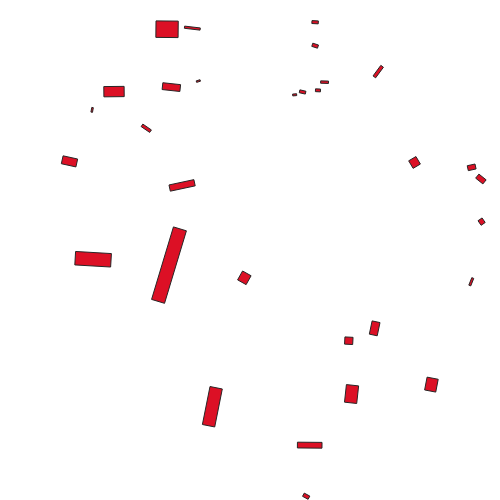
#> input picture IMAGES/PB/1/R1_T47QPB_20210228T034701_GT_20m.tif, 500 x 500 px; its folder holds 5 pictures in this run
$ jupyter execute --allow-errors LAB_3_DataPreparation.ipynb
#> lines starting #> are read from the running program, lines starting #| are printed output that depends on the picture; after the words box and inside, x2 and y2 are one past the last pixel; in counts of white or black regions, pixels touching at a corner belong together
# --------------------------------------- INITIALIZATION ---------------------------------------

# IMPORTING PYTHON PACKAGES

[cell 1]
from glob import glob ## It is utilized for managing file paths and different files within Python. For more details on its usage and functionalities, please refer to >>> docs.python.org/3/library/glob.html
import rasterio as rio ## It is a module used for handling satellite imagery and various geospatial data to extract numerical data from image data. For more information, please refer to >>> rasterio.readthedocs.io
import numpy as np ## It is used for creating multi-dimensional arrays. For more information, please refer to >>> numpy.org
import earthpy.plot as ep ## It is used for plotting raster images. For more information, please refer to >>> earthpy.readthedocs.io
from skimage import io ## It is a module for image processing. For more details, please visit >>> scikit-image.org
import matplotlib.pyplot as plt ## It is a module for displaying images and various graphs. For more details, please visit >>> matplotlib.org
from matplotlib.colors import ListedColormap ## For defining the color boundaries used in image display
import pandas as pd ## Module to facilitate easier data management, organizing data into a table format (Data Frame) >>> pandas.pydata.org
import seaborn as sns ## This module is suitable for statistical graph visualization >>> seaborn.pydata.org

###  Module for scaling numerical data before model training, i.e., standardization >>> scikit-learn.org
from sklearn.preprocessing import StandardScaler
from sklearn.preprocessing import MinMaxScaler
from sklearn.preprocessing import RobustScaler

import warnings ## Module for managing Python kernel warning notifications
warnings.filterwarnings(action='ignore') ## Suppress all warnings from the system

# Set the PATH

[cell 2]
SEC_1_POST_QPB_IMG_PATH = 'IMAGES/PB/1/' ## the directory where images are stored
SEC_2_POST_QPB_IMG_PATH = 'IMAGES/PB/2/' ## the directory where images are stored

SEC_1_POST_QPB = "R1_T47QPB_20210228T034701_" ## the names of the files in the directory
SEC_2_POST_QPB = "R2_T47QPB_20210228T034701_" ## the names of the files in the directory

SEC_1_POST_QPB_GROUNDTRUTH_PATH = "R1_T47QPB_20210228T034701_GT_20m.tif" #File name of the ground truth image
SEC_2_POST_QPB_GROUNDTRUTH_PATH = "R2_T47QPB_20210228T034701_GT_20m.tif" #File name of the ground truth image

SEC_1_POST_QPB_IMG_SET = glob(f'{SEC_1_POST_QPB_IMG_PATH }{SEC_1_POST_QPB}*B?*.tif') #ใUse glob to collect paths and names of files specified
SEC_2_POST_QPB_IMG_SET = glob(f'{SEC_2_POST_QPB_IMG_PATH }{SEC_2_POST_QPB}*B?*.tif') #Use glob to collect paths and names of files specified

SEC_1_POST_QPB_IMG_SET.sort() ## Sort the images according to the spectral band order of Sentinel-2 satellite
SEC_2_POST_QPB_IMG_SET.sort() ## Sort the images according to the spectral band order of Sentinel-2 satellite

# --------------------------------------- DATA ACQUISITION ---------------------------------------

# Import image data using Rasterio

[cell 3]
SEC_1_POST_QPB_RASTER = np.array([]) ## Create a numpy array to store all the images converted to raster
SEC_2_POST_QPB_RASTER = np.array([]) ## Create a numpy array to store all the images converted to raster

SEC_1_BUFF = [] ## Create a list to store raster data of each image
SEC_2_BUFF = [] ## Create a list to store raster data of each image

#> (the rest of this cell did not finish here and is left out)

# Import the ground truth image(Ground Truth)

[cell 4]
SEC_1_POST_QPB_GROUNDTRUTH = io.imread( ## Import the ground truth image using Skimage
    SEC_1_POST_QPB_IMG_PATH + SEC_1_POST_QPB_GROUNDTRUTH_PATH, ##  Specify the file path
    as_gray=True ## Read the image in grayscale mode
)
#> SEC_1_POST_QPB_GROUNDTRUTH: shape (500, 500) float64; min 0.143, max 1, mean 0.985
SEC_2_POST_QPB_GROUNDTRUTH = io.imread( ## Import the ground truth image using Skimage
    SEC_2_POST_QPB_IMG_PATH + SEC_2_POST_QPB_GROUNDTRUTH_PATH, ##  Specify the file path
    as_gray=True ## Read the image in grayscale mode
)
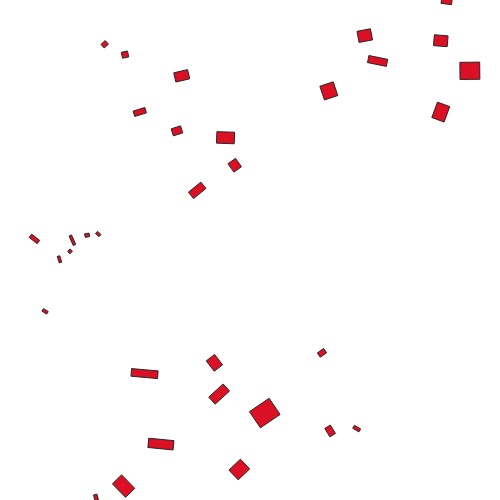
#> input picture IMAGES/PB/2/R2_T47QPB_20210228T034701_GT_20m.tif, 500 x 500 px
#> SEC_2_POST_QPB_GROUNDTRUTH: shape (500, 500) float64; min 0.147, max 1, mean 0.986

SEC_1_POST_QPB_GROUNDTRUTH_GRAY = np.array(SEC_1_POST_QPB_GROUNDTRUTH) ## Convert the list to a numpy array
SEC_2_POST_QPB_GROUNDTRUTH_GRAY = np.array(SEC_2_POST_QPB_GROUNDTRUTH) ## Convert the list to a numpy array

intensity = 0.6 ## Set the intensity level from 0 to 1, where 0 represents the highest intensity

SEC_1_POST_QPB_GROUNDTRUTH_MASK = (SEC_1_POST_QPB_GROUNDTRUTH_GRAY < intensity).astype(int) ## Select only pixels with intensity values lower than the specified intensity
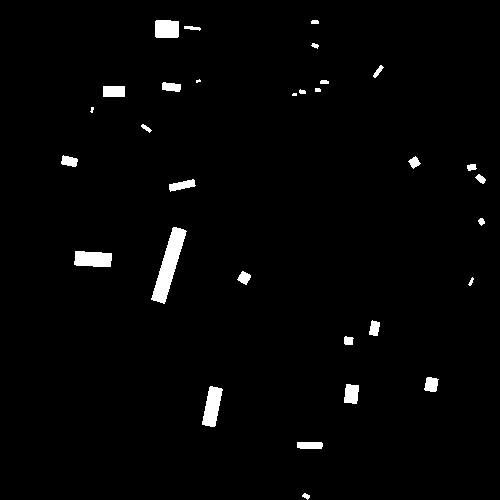
#> SEC_1_POST_QPB_GROUNDTRUTH_MASK: shape (500, 500) int64; values 0 (black) and 1 (white), 2% white; 31 white regions (3 under 20 px), largest, box (x1, y1, x2, y2) and area: (151, 227, 187, 304) 1118, (202, 386, 223, 427) 545, (74, 251, 112, 267) 534
SEC_2_POST_QPB_GROUNDTRUTH_MASK = (SEC_2_POST_QPB_GROUNDTRUTH_GRAY < intensity).astype(int) ## Select only pixels with intensity values lower than the specified intensity
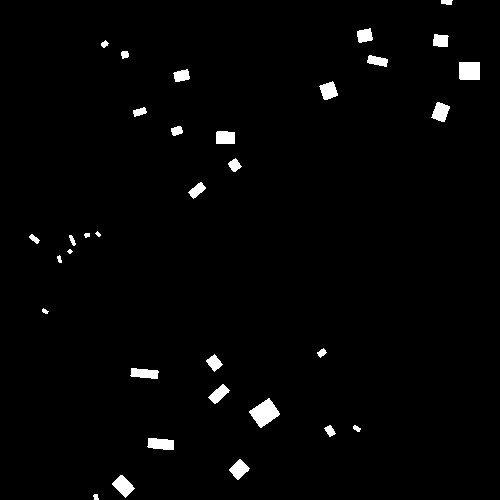
#> SEC_2_POST_QPB_GROUNDTRUTH_MASK: shape (500, 500) int64; values 0 (black) and 1 (white), 1.9% white; 33 white regions (1 under 20 px), largest, box (x1, y1, x2, y2) and area: (249, 398, 280, 428) 505, (459, 62, 480, 80) 377, (112, 475, 135, 498) 277

# --------------------------------------- DATA EXPLORATION ---------------------------------------

# Convert the array to a DataFrame

### Image data

[cell 5]
SEC_1_POST_QPB_DF =  np.moveaxis(SEC_1_POST_QPB_RASTER, 0, -1) ## Change the dimensions of the array
SEC_2_POST_QPB_DF =  np.moveaxis(SEC_2_POST_QPB_RASTER, 0, -1) ## Change the dimensions of the array

SEC_1_POST_QPB_DF = SEC_1_POST_QPB_DF.reshape(-1, 9) ## Reshape the array
SEC_2_POST_QPB_DF = SEC_2_POST_QPB_DF.reshape(-1, 9) ## Reshape the array

SEC_1_POST_QPB_DF = pd.DataFrame(SEC_1_POST_QPB_DF) ## Convert the array to a DataFrame
SEC_2_POST_QPB_DF = pd.DataFrame(SEC_2_POST_QPB_DF) ## Convert the array to a DataFrame

### Ground Truth

[cell 6]
SEC_1_POST_QPB_GROUNDTRUTH_DF = SEC_1_POST_QPB_GROUNDTRUTH_MASK.reshape(-1)
SEC_2_POST_QPB_GROUNDTRUTH_DF = SEC_2_POST_QPB_GROUNDTRUTH_MASK.reshape(-1)

SEC_1_POST_QPB_GROUNDTRUTH_DF = pd.DataFrame(SEC_1_POST_QPB_GROUNDTRUTH_DF)
#> SEC_1_POST_QPB_GROUNDTRUTH_DF = table of 250000 rows and 1 columns
SEC_2_POST_QPB_GROUNDTRUTH_DF = pd.DataFrame(SEC_2_POST_QPB_GROUNDTRUTH_DF)
#> SEC_2_POST_QPB_GROUNDTRUTH_DF = table of 250000 rows and 1 columns

## Rename Feature

### Image Data

#> (a cell that did not finish here is left out)

### Ground Truth

[cell 8]
SEC_1_POST_QPB_GROUNDTRUTH_DF = SEC_1_POST_QPB_GROUNDTRUTH_DF.rename(columns={0: 'Label'})
SEC_2_POST_QPB_GROUNDTRUTH_DF = SEC_2_POST_QPB_GROUNDTRUTH_DF.rename(columns={0: 'Label'})

# --------------------------------------- DATA PREPARATION ---------------------------------------

[cell 9]
SEC_1_DF = SEC_1_POST_QPB_DF ## Image data
SEC_2_DF = SEC_2_POST_QPB_DF ## Image data

SEC_1_LABEL = SEC_1_POST_QPB_GROUNDTRUTH_DF ## Ground Truth
#> SEC_1_LABEL = table of 250000 rows and 1 columns
SEC_2_LABEL = SEC_2_POST_QPB_GROUNDTRUTH_DF ## Ground Truth
#> SEC_2_LABEL = table of 250000 rows and 1 columns

# 1. Feature engineering

## 1.1 Extracting new features from spectral reflectance values in the DataFrame

#### Geographical indices calculated from the reflectance values of each spectral band

[cell 10]
'''
>>> Normalized Difference Vegetation Index (NDVI)
It is an index that uses the red spectral band and the near-infrared band, highly correlated with vegetation.
High NDVI values correspond to areas with a high amount of reflected near-infrared radiation
Additionally, increased reflectance in the near-infrared spectrum corresponds to denser and healthier vegetation types (GU, 2019)

**NDVI Formula  (Sentinel-2) = (NIR - Red) / (NIR + Red)
'''

#> (the rest of this cell did not finish here and is left out)

[cell 11]
display(SEC_1_DF)

[cell 12]
display(SEC_2_DF)

## Merging all training image data together

#### Combining images and their corresponding ground truths together

[cell 13]
M_SEC_1_DF = pd.concat([SEC_1_DF, SEC_1_LABEL], ## Combining images and their corresponding ground truths together
                   axis=1, ## Combine along the columns
                   sort=False ## Do not sort the data
                  )
#> M_SEC_1_DF = table of 250000 rows and 10 columns

M_SEC_2_DF = pd.concat([SEC_2_DF, SEC_2_LABEL], ## Combining images and their corresponding ground truths together
                   axis=1, ## Combine along the columns
                   sort=False ## Do not sort the data
                  )
#> M_SEC_2_DF = table of 250000 rows and 10 columns

[cell 14]
M_SEC_2_DF
#> Out = table of 250000 rows and 10 columns

#### Merge the two datasets together

[cell 15]
DF_SET = pd.concat([M_SEC_1_DF, M_SEC_2_DF])
#> DF_SET = table of 500000 rows and 10 columns
DF_SET = DF_SET.reset_index(drop=True)
display(DF_SET)

# 2. DATA CLEANING

#### Check the data again

[cell 16]
DF_SET.dtypes

## 2.1 Handling data that cannot be computed

#### Check for data with values that cannot be computed such as inf and nan

[cell 17]
DF_SET.isin([np.inf, -np.inf, np.nan]).sum()

#### Replace those values with NaN

[cell 18]
DF_SET = DF_SET.replace([np.inf, -np.inf], np.nan) ## Replace those values with NaN if present
DF_SET.isnull().sum()

## 2.1.1 Drop rows containing NaN values

### 2.1.1.1 Drop rows where all values are NaN

[cell 19]
#DF_SET = DF_SET.dropna(axis='index')

#display(DF_SET)

### 2.1.1.2 Drop rows that have less than thresh_val non-NaN values

[cell 20]
threshold = 50 ## Set the percentage threshold of NaN values that is acceptable

### Remove columns with more NaN values than the specified threshold

[cell 21]
display(DF_SET[DF_SET.columns[DF_SET.isnull().mean()*100 > threshold]]) ## Display columns with more NaN values than the specified threshold

[cell 22]
DF_SET = DF_SET[DF_SET.columns[DF_SET.isnull().mean()*100 <= threshold]] ## Remove columns with more NaN values than the specified threshold
#> DF_SET = table of 500000 rows and 1 columns
display(DF_SET)

### Remove rows with more NaN values than the specified threshold.

[cell 23]
display(DF_SET.loc[DF_SET.isnull().mean(axis=1) > threshold]) ## Display rows with more NaN values than the specified threshold

[cell 24]
DF_SET = DF_SET.loc[DF_SET.isnull().mean(axis=1) <= threshold] ## Remove rows with more NaN values than the specified threshold
display(DF_SET)

## 2.1.2 Replace with statistical median value

[cell 25]
DF_SET.mean()

[cell 26]
DF_SET.isnull().sum()

[cell 27]
DF_SET = DF_SET.fillna(DF_SET.mean())
display(DF_SET)

## 2.2 Handle outliers

### 2.2.1 Separate image data and ground truth

[cell 28]
LABEL = DF_SET[['Label']]
#> LABEL = table of 500000 rows and 1 columns
DF_SET = DF_SET.drop(columns=['Label'])
#> DF_SET = table of 500000 rows and 0 columns

display(DF_SET)

### 2.2.2 Replace outliers with NaN

[cell 29]
for _ in DF_SET.columns:
    for __ in ([_]):
        q75,q25 = np.percentile(DF_SET.loc[:,__],[75,25])
        intr_qr = q75-q25

        max = q75+(1.5*intr_qr)
        min = q25-(1.5*intr_qr)

        DF_SET.loc[DF_SET[__] < min,__] = np.nan
        DF_SET.loc[DF_SET[__] > max,__] = np.nan
#> this loop made 0 passes
display(DF_SET)

[cell 30]
display(DF_SET.isnull().sum())

### 2.2.3 Remove rows and columns with excessive NaN values

[cell 31]
DF_SET = pd.concat([DF_SET, LABEL], axis=1, sort=False)
#> DF_SET = table of 500000 rows and 1 columns

[cell 32]
threshold = 50 ## Set the percentage threshold of acceptable NaN values

### Remove rows with more NaN values than the specified threshold

[cell 33]
display(DF_SET[DF_SET.columns[DF_SET.isnull().mean()*100 > threshold]])

[cell 34]
DF_SET = DF_SET[DF_SET.columns[DF_SET.isnull().mean()*100 <= threshold]]
display(DF_SET)

### Remove rows with more NaN values than the specified threshold

[cell 35]
display(DF_SET.loc[DF_SET.isnull().mean(axis=1) > threshold])

[cell 36]
DF_SET = DF_SET.loc[DF_SET.isnull().mean(axis=1) <= threshold]
display(DF_SET)

### Replace remaining NaN values with the mean of each column

[cell 37]
DF_SET = DF_SET.fillna(DF_SET.mean())
display(DF_SET)

### Display boxplot after removing outliers

[cell 38]
f, axes = plt.subplots(10, 2, figsize=(20, 20), sharex=True)

for ax, feature in zip(axes.flat, DF_SET.columns):
    sns.boxplot(DF_SET[feature], ax=ax)
#> this loop made 1 pass
#> feature on pass 1: 'Label'
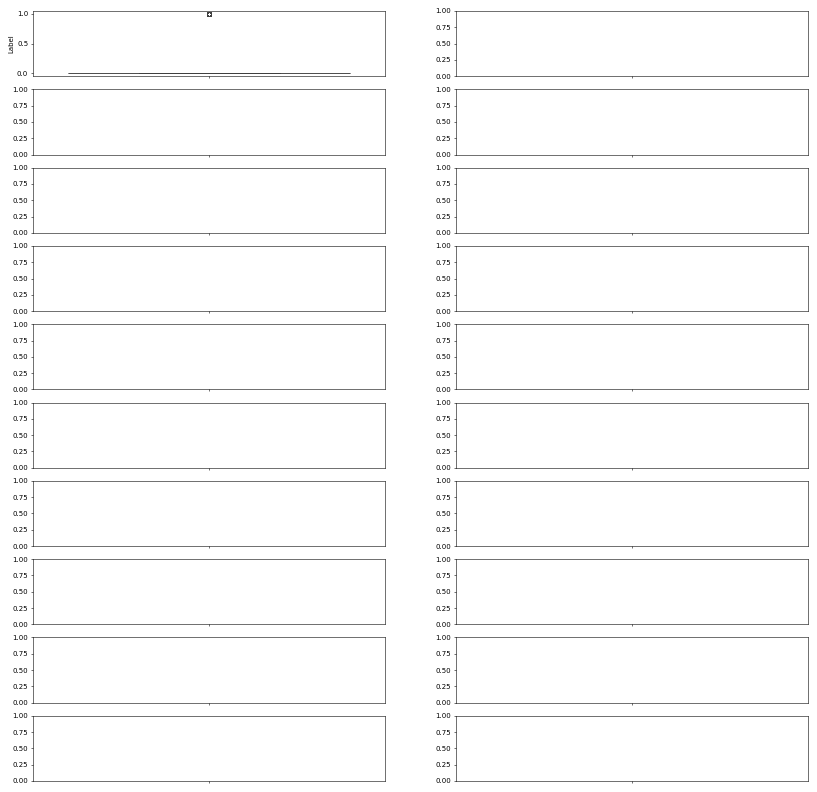
#> figure drawn by matplotlib, 1 panel

### Calculate correlation matrix after feature extraction

[cell 39]
corr = DF_SET.corr()
#> corr = table of 1 rows and 1 columns

plt.figure(figsize=(20, 12))

sns.heatmap(corr,
            cmap="RdBu",
            vmin=-1,
            vmax=1,
            annot=True
           )
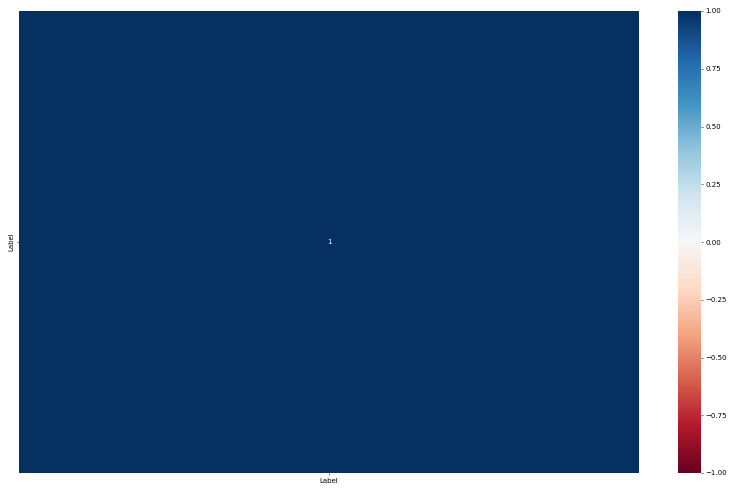
#> figure drawn by matplotlib, 2 panels

# 3. Handling Class Imbalance (CLASSES BALANCING)

## 3.1 Checking the Count of Each Class

[cell 40]
class_0_num = len(DF_SET[DF_SET.Label == 0]) ## Number of answers that are unburn
#> class_0_num = 490416
class_1_num = len(DF_SET[DF_SET.Label == 1]) ## Number of answers that are burnt
#> class_1_num = 9584
rows_num = len(DF_SET.index) ## Total number of rows
#> rows_num = 500000

print(f'Number of row: {rows_num}')
#| Number of row: 500000
print(f'Number of Unburn class: {class_0_num} ({round((class_0_num/rows_num)*100,2)} %)')
#| Number of Unburn class: 490416 (98.08 %)
print(f'Number of Burnt class: {class_1_num} ({round((class_1_num/rows_num)*100,2)} %)')
#| Number of Burnt class: 9584 (1.92 %)

## 3.2 Reduce the number of answers that are greater to be equal to the number of answers that are lesser (DOWN SAMPLE)

### Separate answers into separate data for each answer

[cell 41]
DF_CLASS_1 = DF_SET.query("Label == 1") ## Create a new DataFrame by filtering only the burnt labels
#> DF_CLASS_1 = table of 9584 rows and 1 columns

DF_CLASS_0 = DF_SET.query("Label == 0").sample(n=len(DF_CLASS_1),random_state=1) ## Create a new DataFrame by randomly sampling the unburnt labels in the same quantity as the burnt labels
#> DF_CLASS_0 = table of 9584 rows and 1 columns

print("Number of Unburn class: ",len(DF_CLASS_1.index))
#| Number of Unburn class:  9584
print("Number of Burnt class: ",len(DF_CLASS_0.index))
#| Number of Burnt class:  9584

### Merge the data together again

[cell 42]
DF_SET = pd.concat([DF_CLASS_0, DF_CLASS_1])
#> DF_SET = table of 19168 rows and 1 columns
DF_SET = DF_SET.sample(len(DF_CLASS_0)+len(DF_CLASS_1)) ## Randomize the row positions
DF_SET = DF_SET.reset_index(drop=True) ## Reset the index
display(DF_SET)

# 4. Standardizing the data (DATA SCALING)

## 4.1 Separate Ground truth from the DataFrame

[cell 43]
LABEL = DF_SET[['Label']] ## Create a DataFrame to store Ground truth
#> LABEL = table of 19168 rows and 1 columns
DF_SET = DF_SET.drop(columns=['Label']) ## Remove it from the main dataset
#> DF_SET = table of 19168 rows and 0 columns
display(DF_SET)

## 4.2 Standardize the data using Scaler

#### StandardScaler
Standardization follows a standard normal distribution (SND), making the mean (Mean) = 0 and adjusting the data to have a variance (Variance) = 1

#### MinMaxScaler
The values in all features will be scaled to be within the range 0 to 1, or within the range -1 to 1 if there are negative values in the dataset

#### RobustScaler
You can remove outliers from the dataset similar to the process of removing outliers (Outlier)

#> (a cell that did not finish here is left out)

## 4.3 Rename features back

[cell 45]
Available_Features = ['Blue',
                      'Green',
                      'Red',
                      'VRE1',
                      'VRE2',
                      'VRE3',
                      'NIR',
                      'SWIR1',
                      'SWIR2',
                      'NDVI',
                      'GNDVI',
                      'EVI',
                      #'AVI',
                      'SAVI',
                      'NDMI',
                      'MSI',
                      'NBRI',
                      'BSI',
                      'NDWI',
                      'ARVI',
                      'SIPI'
]

[cell 46]
Available_Features = list(DF_SET.columns) ## Store feature names from the original DataFrame
#> Available_Features = []
Available_Features

[cell 47]
for _ in range(0,len(Available_Features)): ## Loop to rename according to the list of bands specified earlier (Available_bands)
    NORM_DF_SET = NORM_DF_SET.rename(columns={_: Available_Features[_]})
#> (the rest of this cell did not finish here and is left out)
